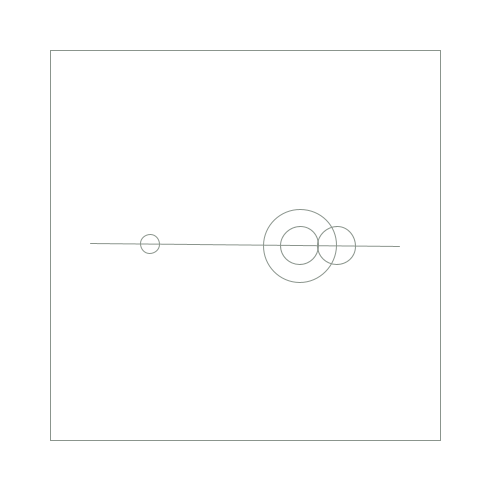
Frame 1 (no input)
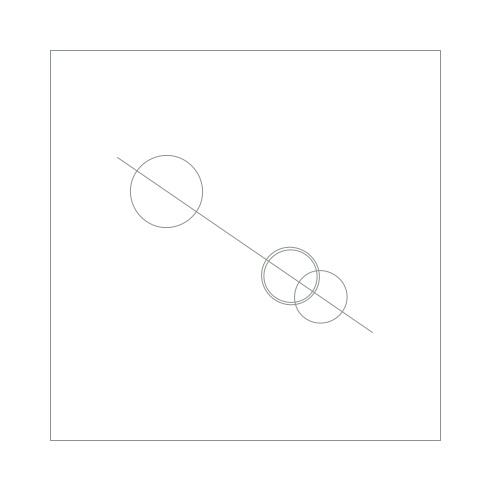
Frame 60 (the mouse pressed at the canvas centre just before this capture)
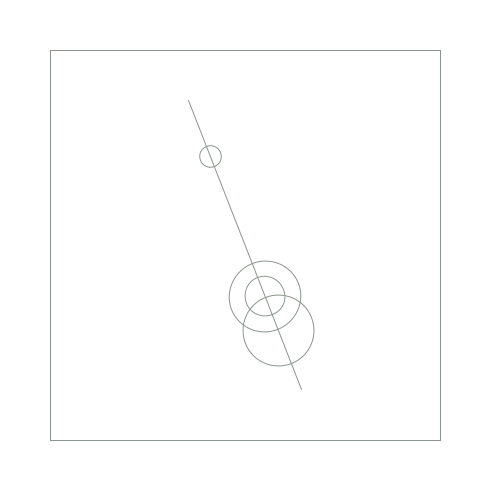
Frame 120 (the mouse held since frame 60 and released just before this capture)

The Processing sketch that drew these frames (run headless with seeded random() and noise(); from frame 60 on, the mouse is pressed at the canvas centre):

// Processing sketch: processing_146081
// ── processing_146081.pde

float angle = 0;
float sizeA = 18;
float sizeB = 74;
float sizeC = 37;
float multiA = 1;
float multiB = -1;
float multiC = 1;


void setup(){
size(490, 490);
rectMode(CENTER);
}

void draw(){
background(255);
stroke(139, 149, 141);
noFill();
rect(245, 245, 390, 390);


pushMatrix();
translate(245, 245);
angle = angle + 0.01;

if (sizeA > 74){
    multiA = -1;
}
if (sizeA < 18){
    multiA = 1;
} 
sizeA = sizeA+(1*multiA);

if (sizeB > 74){
    multiB = -1;
}
if (sizeB < 37){
    multiB = 1;
} 
sizeB = sizeB+(1*multiB);

if (sizeC > 74){
    multiC = -1;
}
if (sizeC < 37){
    multiC = 1;
} 
sizeC = sizeC+(1*multiC);


rotate(angle);
line(90-245, 245-245, 400-245, 245-245);
ellipse(150-245, 245-245, sizeA, sizeA);
ellipse(300-245, 245-245, sizeB, sizeB);    
ellipse(300-245, 245-245, sizeC, sizeC);    
ellipse(337-245, 245-245, sizeC, sizeC);

popMatrix();

}
